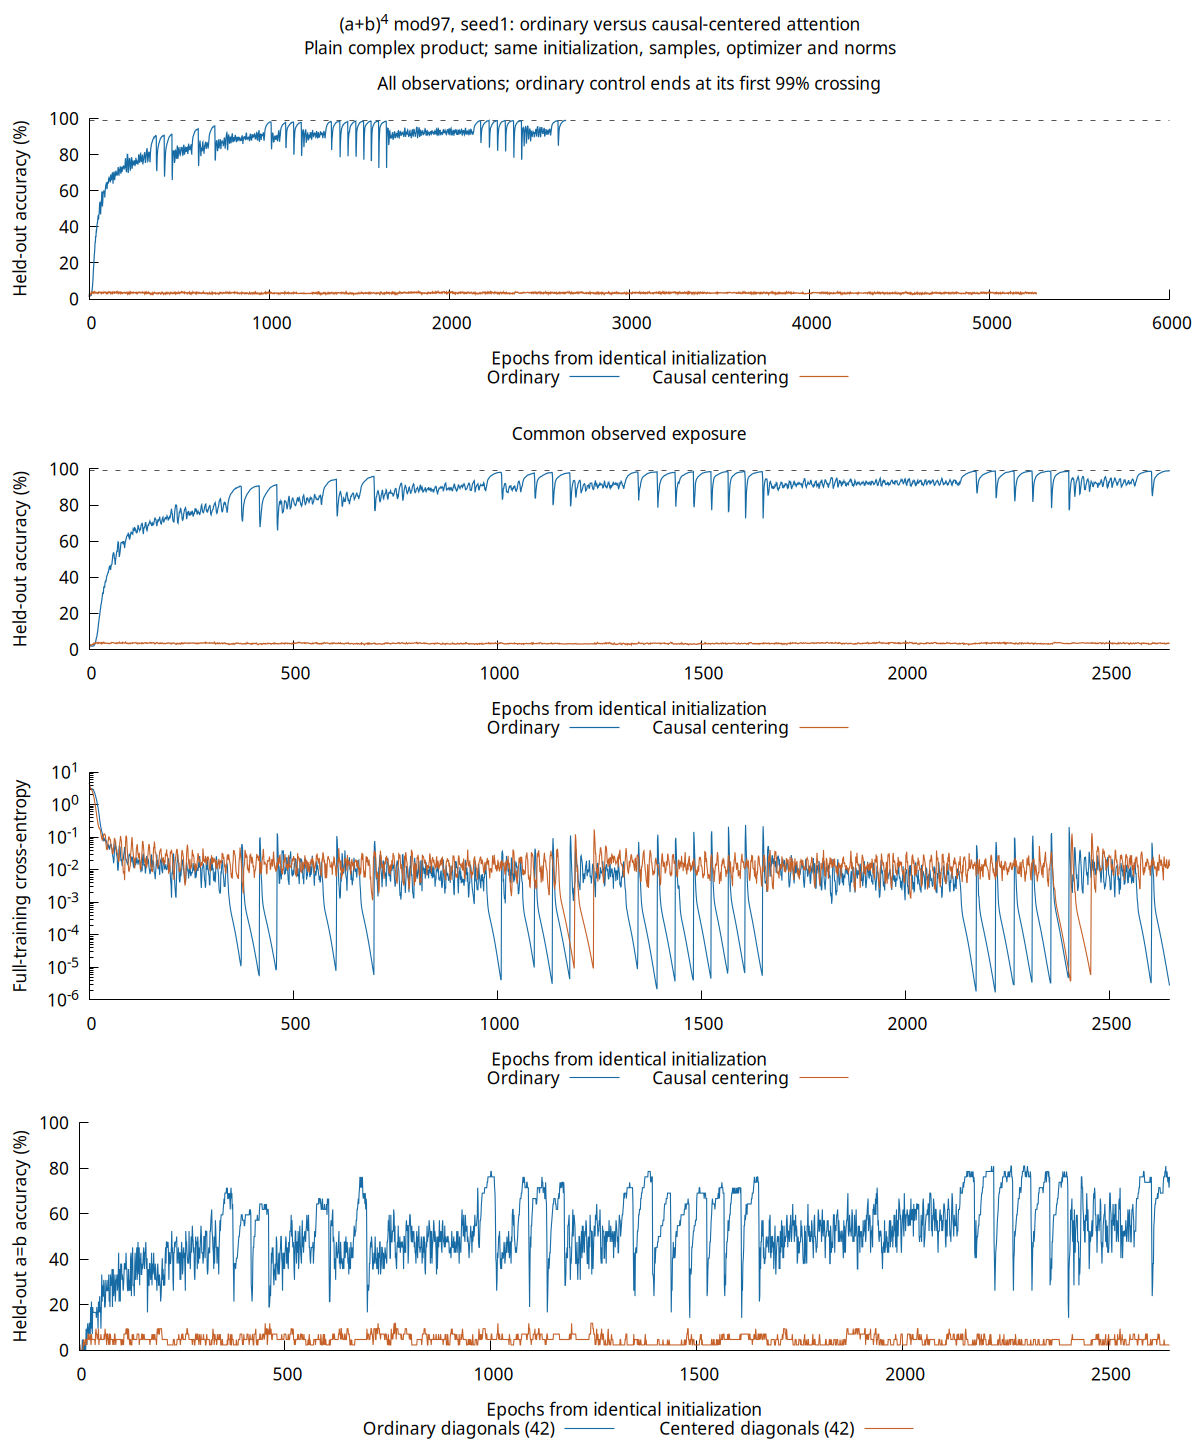

The script that saved this image:
# Full unsmoothed observations. Neither stopped trajectory is extrapolated.
if (!exists("render_png")) render_png=0
set encoding utf8
set datafile separator "\t"
set border 3
set tics nomirror
set grid ytics lc rgb "#d9e0e8"
set key outside below horizontal
stats "pow4-centering-ordinary.tsv" using 2 nooutput
ordinary_end=STATS_max
stats "pow4-centering-centered.tsv" using 2 nooutput
centered_end=STATS_max
common_end=(ordinary_end<centered_end ? ordinary_end : centered_end)
if (render_png) {
    set terminal pngcairo size 1200,1450 enhanced font "sans,13"
    set output "pow4-centering.png"
} else {
    set terminal svg size 1200,1450 dynamic enhanced font "sans,13"
    set output "pow4-centering.svg"
}
set multiplot layout 4,1 title "(a+b)^4 mod97, seed1: ordinary versus causal-centered attention\nPlain complex product; same initialization, samples, optimizer and norms"
set xlabel "Epochs from identical initialization"
set ylabel "Held-out accuracy (%)"
set xrange [0:*]
set yrange [0:100]
set ytics 20
set arrow 1 from graph 0, first 99 to graph 1, first 99 nohead dt 2 lc rgb "#555555"
set title "All observations; ordinary control ends at its first 99% crossing"
plot "pow4-centering-ordinary.tsv" using 2:3 with lines lw 1.2 lc rgb "#176ba5" title "Ordinary", \
     "pow4-centering-centered.tsv" using 2:3 with lines lw 1.2 lc rgb "#c56028" title "Causal centering"
set title "Common observed exposure"
set xrange [0:common_end]
set yrange [0:100]
set ytics 20
plot "pow4-centering-ordinary.tsv" using 2:3 with lines lw 1.2 lc rgb "#176ba5" title "Ordinary", \
     "pow4-centering-centered.tsv" using 2:3 with lines lw 1.2 lc rgb "#c56028" title "Causal centering"
unset arrow 1
unset title
set ylabel "Full-training cross-entropy"
set logscale y
set yrange [*:*]
set ytics autofreq
set format y "10^{%L}"
plot "pow4-centering-ordinary.tsv" using 2:4 with lines lw 1.1 lc rgb "#176ba5" title "Ordinary", \
     "pow4-centering-centered.tsv" using 2:4 with lines lw 1.1 lc rgb "#c56028" title "Causal centering"
unset logscale y
set format y "%g"
set ylabel "Held-out a=b accuracy (%)"
set yrange [0:100]
set ytics 20
plot "pow4-centering-ordinary.tsv" using 2:7 with lines lw 1.1 lc rgb "#176ba5" title "Ordinary diagonals (42)", \
     "pow4-centering-centered.tsv" using 2:7 with lines lw 1.1 lc rgb "#c56028" title "Centered diagonals (42)"
unset multiplot
unset output
